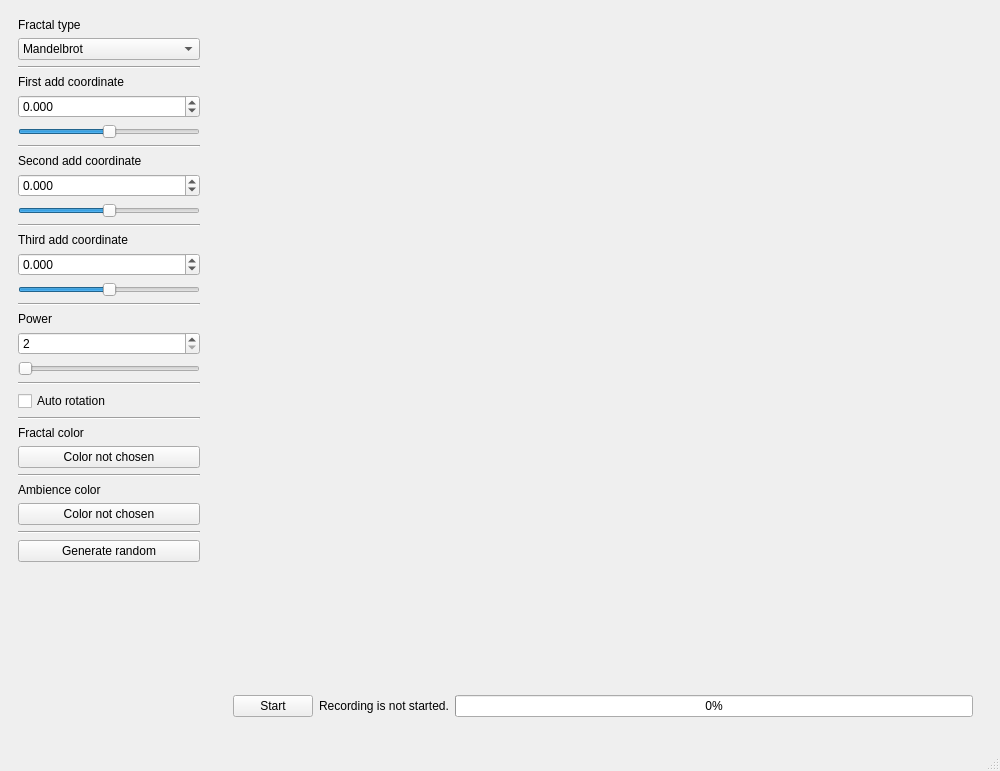
<?xml version="1.0" encoding="UTF-8"?>
<ui version="4.0">
 <class>MainWindow</class>
 <widget class="QMainWindow" name="MainWindow">
  <property name="geometry">
   <rect>
    <x>0</x>
    <y>0</y>
    <width>1000</width>
    <height>771</height>
   </rect>
  </property>
  <property name="windowTitle">
   <string>Fractals 3D</string>
  </property>
  <widget class="QWidget" name="centralwidget">
   <layout class="QHBoxLayout" name="horizontalLayout">
    <item>
     <widget class="QWidget" name="inputWidget" native="true">
      <property name="minimumSize">
       <size>
        <width>200</width>
        <height>0</height>
       </size>
      </property>
      <property name="maximumSize">
       <size>
        <width>200</width>
        <height>16777215</height>
       </size>
      </property>
      <layout class="QVBoxLayout" name="verticalLayout">
       <item>
        <widget class="QLabel" name="typeLabel">
         <property name="text">
          <string>Fractal type</string>
         </property>
        </widget>
       </item>
       <item>
        <widget class="QComboBox" name="typeBox">
         <item>
          <property name="text">
           <string>Mandelbrot</string>
          </property>
         </item>
         <item>
          <property name="text">
           <string>Psycho</string>
          </property>
         </item>
         <item>
          <property name="text">
           <string>Another</string>
          </property>
         </item>
         <item>
          <property name="text">
           <string>Flower</string>
          </property>
         </item>
        </widget>
       </item>
       <item>
        <widget class="QFrame" name="frame1">
         <property name="frameShape">
          <enum>QFrame::HLine</enum>
         </property>
         <property name="frameShadow">
          <enum>QFrame::Sunken</enum>
         </property>
        </widget>
       </item>
       <item>
        <widget class="QLabel" name="firstCoordLabel">
         <property name="text">
          <string>First add coordinate</string>
         </property>
        </widget>
       </item>
       <item>
        <widget class="QDoubleSpinBox" name="firstCoordBox">
         <property name="decimals">
          <number>3</number>
         </property>
         <property name="minimum">
          <double>-2.000000000000000</double>
         </property>
         <property name="maximum">
          <double>2.000000000000000</double>
         </property>
         <property name="singleStep">
          <double>0.001000000000000</double>
         </property>
         <property name="stepType">
          <enum>QAbstractSpinBox::DefaultStepType</enum>
         </property>
        </widget>
       </item>
       <item>
        <widget class="QSlider" name="firstCoordBar">
         <property name="maximum">
          <number>4000</number>
         </property>
         <property name="value">
          <number>2000</number>
         </property>
         <property name="orientation">
          <enum>Qt::Horizontal</enum>
         </property>
        </widget>
       </item>
       <item>
        <widget class="QFrame" name="frame2">
         <property name="frameShape">
          <enum>QFrame::HLine</enum>
         </property>
         <property name="frameShadow">
          <enum>QFrame::Sunken</enum>
         </property>
        </widget>
       </item>
       <item>
        <widget class="QLabel" name="secondCoordLabel">
         <property name="text">
          <string>Second add coordinate</string>
         </property>
        </widget>
       </item>
       <item>
        <widget class="QDoubleSpinBox" name="secondCoordBox">
         <property name="decimals">
          <number>3</number>
         </property>
         <property name="minimum">
          <double>-2.000000000000000</double>
         </property>
         <property name="maximum">
          <double>2.000000000000000</double>
         </property>
         <property name="singleStep">
          <double>0.001000000000000</double>
         </property>
         <property name="stepType">
          <enum>QAbstractSpinBox::DefaultStepType</enum>
         </property>
        </widget>
       </item>
       <item>
        <widget class="QSlider" name="secondCoordBar">
         <property name="maximum">
          <number>4000</number>
         </property>
         <property name="value">
          <number>2000</number>
         </property>
         <property name="orientation">
          <enum>Qt::Horizontal</enum>
         </property>
        </widget>
       </item>
       <item>
        <widget class="QFrame" name="frame3">
         <property name="frameShape">
          <enum>QFrame::HLine</enum>
         </property>
         <property name="frameShadow">
          <enum>QFrame::Sunken</enum>
         </property>
        </widget>
       </item>
       <item>
        <widget class="QLabel" name="thirdCoordLabel">
         <property name="text">
          <string>Third add coordinate</string>
         </property>
        </widget>
       </item>
       <item>
        <widget class="QDoubleSpinBox" name="thirdCoordBox">
         <property name="decimals">
          <number>3</number>
         </property>
         <property name="minimum">
          <double>-2.000000000000000</double>
         </property>
         <property name="maximum">
          <double>2.000000000000000</double>
         </property>
         <property name="singleStep">
          <double>0.001000000000000</double>
         </property>
        </widget>
       </item>
       <item>
        <widget class="QSlider" name="thirdCoordBar">
         <property name="maximum">
          <number>4000</number>
         </property>
         <property name="value">
          <number>2000</number>
         </property>
         <property name="orientation">
          <enum>Qt::Horizontal</enum>
         </property>
        </widget>
       </item>
       <item>
        <widget class="QFrame" name="frame4">
         <property name="frameShape">
          <enum>QFrame::HLine</enum>
         </property>
         <property name="frameShadow">
          <enum>QFrame::Sunken</enum>
         </property>
        </widget>
       </item>
       <item>
        <widget class="QLabel" name="powerLabel">
         <property name="text">
          <string>Power</string>
         </property>
        </widget>
       </item>
       <item>
        <widget class="QSpinBox" name="powerBox">
         <property name="minimum">
          <number>2</number>
         </property>
         <property name="maximum">
          <number>100</number>
         </property>
         <property name="singleStep">
          <number>2</number>
         </property>
        </widget>
       </item>
       <item>
        <widget class="QSlider" name="powerBar">
         <property name="minimum">
          <number>1</number>
         </property>
         <property name="maximum">
          <number>50</number>
         </property>
         <property name="orientation">
          <enum>Qt::Horizontal</enum>
         </property>
        </widget>
       </item>
       <item>
        <widget class="QFrame" name="frame5">
         <property name="frameShape">
          <enum>QFrame::HLine</enum>
         </property>
         <property name="frameShadow">
          <enum>QFrame::Sunken</enum>
         </property>
        </widget>
       </item>
       <item>
        <widget class="QCheckBox" name="rotationBox">
         <property name="text">
          <string>Auto rotation</string>
         </property>
        </widget>
       </item>
       <item>
        <widget class="QFrame" name="frame8">
         <property name="frameShape">
          <enum>QFrame::HLine</enum>
         </property>
         <property name="frameShadow">
          <enum>QFrame::Sunken</enum>
         </property>
        </widget>
       </item>
       <item>
        <widget class="QLabel" name="fractalColorHintLabel">
         <property name="text">
          <string>Fractal color</string>
         </property>
        </widget>
       </item>
       <item>
        <widget class="QPushButton" name="fractalColorButton">
         <property name="text">
          <string>Color not chosen</string>
         </property>
        </widget>
       </item>
       <item>
        <widget class="QFrame" name="frame6">
         <property name="frameShape">
          <enum>QFrame::HLine</enum>
         </property>
         <property name="frameShadow">
          <enum>QFrame::Sunken</enum>
         </property>
        </widget>
       </item>
       <item>
        <widget class="QLabel" name="ambienceColorHintLabel">
         <property name="text">
          <string>Ambience color</string>
         </property>
        </widget>
       </item>
       <item>
        <widget class="QPushButton" name="ambienceColorButton">
         <property name="text">
          <string>Color not chosen</string>
         </property>
        </widget>
       </item>
       <item>
        <widget class="QFrame" name="frame7">
         <property name="frameShape">
          <enum>QFrame::HLine</enum>
         </property>
         <property name="frameShadow">
          <enum>QFrame::Sunken</enum>
         </property>
        </widget>
       </item>
       <item>
        <widget class="QPushButton" name="randomizeButton">
         <property name="text">
          <string>Generate random</string>
         </property>
        </widget>
       </item>
       <item>
        <spacer name="verticalSpacer">
         <property name="orientation">
          <enum>Qt::Vertical</enum>
         </property>
         <property name="sizeHint" stdset="0">
          <size>
           <width>20</width>
           <height>40</height>
          </size>
         </property>
        </spacer>
       </item>
      </layout>
     </widget>
    </item>
    <item>
     <widget class="QWidget" name="interactiveWidget" native="true">
      <layout class="QVBoxLayout" name="verticalLayout_2">
       <item>
        <widget class="FractalWidget" name="fractalWidget" native="true">
         <property name="sizePolicy">
          <sizepolicy hsizetype="Preferred" vsizetype="Preferred">
           <horstretch>0</horstretch>
           <verstretch>0</verstretch>
          </sizepolicy>
         </property>
         <property name="minimumSize">
          <size>
           <width>200</width>
           <height>200</height>
          </size>
         </property>
         <property name="maximumSize">
          <size>
           <width>16777215</width>
           <height>16777215</height>
          </size>
         </property>
        </widget>
       </item>
       <item>
        <widget class="QWidget" name="recordWidget" native="true">
         <property name="enabled">
          <bool>true</bool>
         </property>
         <property name="sizePolicy">
          <sizepolicy hsizetype="Preferred" vsizetype="Preferred">
           <horstretch>0</horstretch>
           <verstretch>0</verstretch>
          </sizepolicy>
         </property>
         <property name="minimumSize">
          <size>
           <width>0</width>
           <height>50</height>
          </size>
         </property>
         <property name="maximumSize">
          <size>
           <width>16777215</width>
           <height>50</height>
          </size>
         </property>
         <property name="autoFillBackground">
          <bool>false</bool>
         </property>
         <layout class="QHBoxLayout" name="horizontalLayout_2">
          <item>
           <widget class="QPushButton" name="recordButton">
            <property name="text">
             <string>Start</string>
            </property>
           </widget>
          </item>
          <item>
           <widget class="QLabel" name="recordLabel">
            <property name="text">
             <string>Recording is not started.</string>
            </property>
           </widget>
          </item>
          <item>
           <widget class="QProgressBar" name="recordProgressBar">
            <property name="value">
             <number>0</number>
            </property>
           </widget>
          </item>
         </layout>
        </widget>
       </item>
      </layout>
     </widget>
    </item>
   </layout>
  </widget>
  <widget class="QMenuBar" name="menubar">
   <property name="geometry">
    <rect>
     <x>0</x>
     <y>0</y>
     <width>1000</width>
     <height>30</height>
    </rect>
   </property>
  </widget>
  <widget class="QStatusBar" name="statusbar"/>
 </widget>
 <customwidgets>
  <customwidget>
   <class>FractalWidget</class>
   <extends>QWidget</extends>
   <header>FractalWidget.hpp</header>
   <container>1</container>
  </customwidget>
 </customwidgets>
 <resources/>
 <connections/>
</ui>
